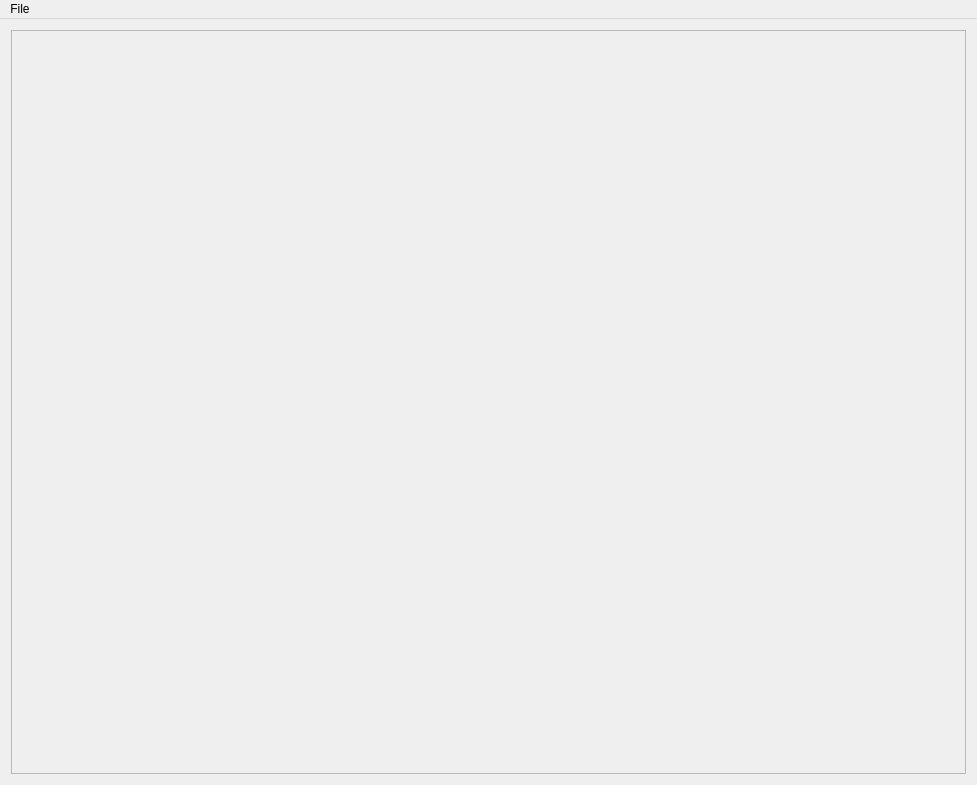
<?xml version="1.0" encoding="UTF-8"?>
<ui version="4.0">
 <class>MainWindow</class>
 <widget class="QMainWindow" name="MainWindow">
  <property name="geometry">
   <rect>
    <x>0</x>
    <y>0</y>
    <width>977</width>
    <height>785</height>
   </rect>
  </property>
  <property name="windowTitle">
   <string>ch07-image-filter</string>
  </property>
  <widget class="QWidget" name="centralWidget">
   <layout class="QVBoxLayout" name="verticalLayout">
    <item>
     <widget class="QFrame" name="pictureFrame">
      <property name="frameShape">
       <enum>QFrame::StyledPanel</enum>
      </property>
      <property name="frameShadow">
       <enum>QFrame::Raised</enum>
      </property>
      <layout class="QVBoxLayout" name="verticalLayout_2">
       <item>
        <widget class="QLabel" name="pictureLabel">
         <property name="text">
          <string/>
         </property>
         <property name="alignment">
          <set>Qt::AlignCenter</set>
         </property>
        </widget>
       </item>
      </layout>
     </widget>
    </item>
    <item>
     <layout class="QHBoxLayout" name="filtersLayout">
      <property name="sizeConstraint">
       <enum>QLayout::SetMaximumSize</enum>
      </property>
      <!-- <item> -->
       <!-- <widget class="QWidget" name="filterWidgetOriginal"> -->
        <!-- <property name="title"> -->
         <!-- <string>Original</string> -->
        <!-- </property> -->
       <!-- </widget> -->
      <!-- </item> -->
      <!-- <item> -->
       <!-- <widget class="QWidget" name="filterWidgetGrayscale"> -->
        <!-- <property name="title"> -->
         <!-- <string>Grayscale</string> -->
        <!-- </property> -->
        <!-- <property name="filterType"> -->
         <!-- <enum>FilterWidget::Grayscale</enum> -->
        <!-- </property> -->
       <!-- </widget> -->
      <!-- </item> -->
      <!-- <item> -->
       <!-- <widget class="QWidget" name="filterWidgetBlur"> -->
        <!-- <property name="title"> -->
         <!-- <string>Blur</string> -->
        <!-- </property> -->
        <!-- <property name="filterType"> -->
         <!-- <enum>FilterWidget::Blur</enum> -->
        <!-- </property> -->
       <!-- </widget> -->
      <!-- </item> -->
     </layout>
    </item>
   </layout>
  </widget>
  <widget class="QMenuBar" name="menuBar">
   <property name="geometry">
    <rect>
     <x>0</x>
     <y>0</y>
     <width>977</width>
     <height>20</height>
    </rect>
   </property>
   <widget class="QMenu" name="menuFile">
    <property name="title">
     <string>File</string>
    </property>
    <addaction name="actionOpenPicture"/>
    <addaction name="actionSaveAs"/>
    <addaction name="actionExit"/>
   </widget>
   <addaction name="menuFile"/>
  </widget>
  <action name="actionOpenPicture">
   <property name="text">
    <string>Open Picture...</string>
   </property>
  </action>
  <action name="actionExit">
   <property name="text">
    <string>Exit</string>
   </property>
  </action>
  <action name="actionSaveAs">
   <property name="text">
    <string>Save as...</string>
   </property>
  </action>
 </widget>
 <layoutdefault spacing="6" margin="11"/>
 <!-- <customwidgets> -->
  <!-- <customwidget> -->
   <!-- <class>FilterWidget</class> -->
   <!-- <extends>QWidget</extends> -->
   <!-- <header>FilterWidget.h</header> -->
  <!-- </customwidget> -->
 <!-- </customwidgets> -->
 <resources/>
 <connections/>
</ui>
